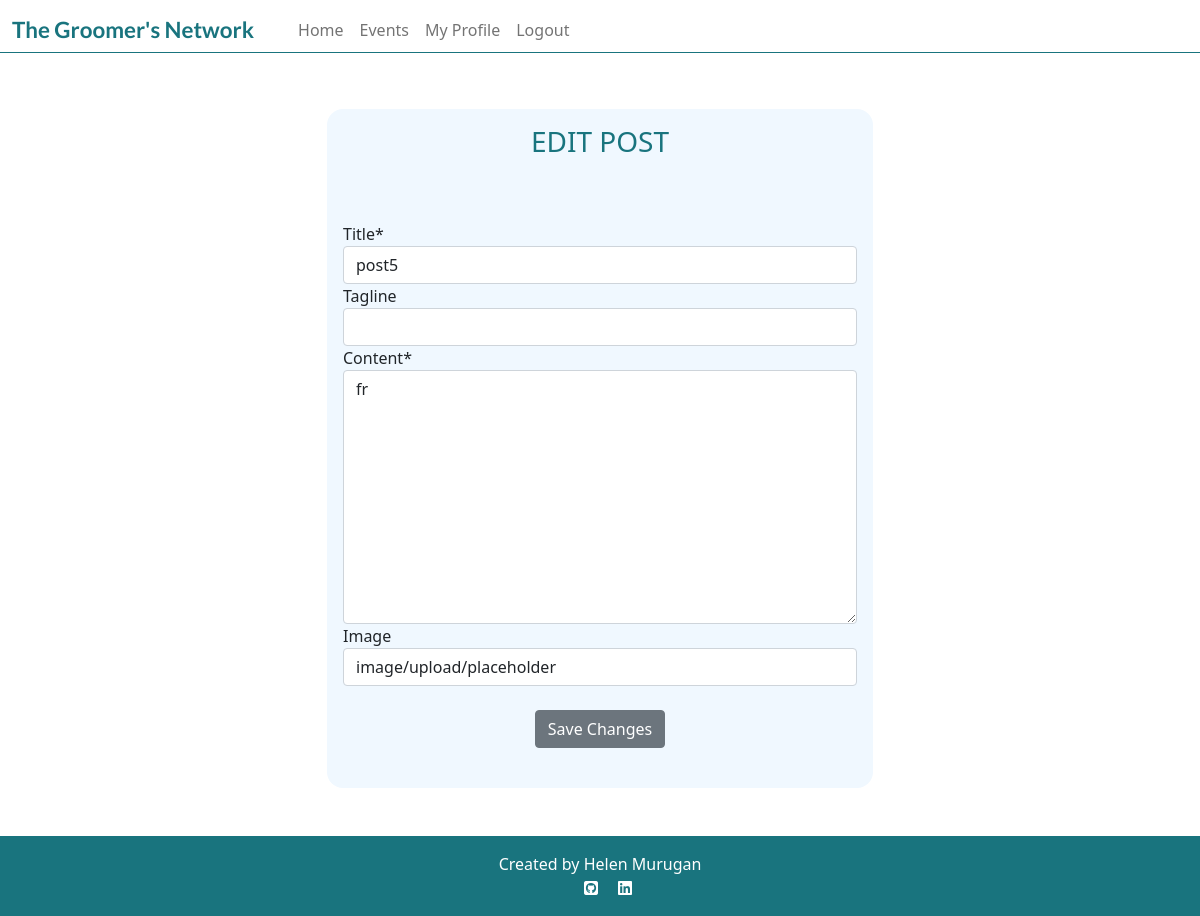
/posts/posts/update/post5-20240107192811 (signed in), run on the app's committed database.
### post/models.py (models this page shows, shortened)
class Post(models.Model):
    title = models.CharField(
        max_length=150,
        verbose_name="Title",
        )
    slug = models.SlugField(
        max_length=150,
        unique=True
        )
    author = models.ForeignKey(
        User,
        on_delete=models.CASCADE,
        related_name="post_posts"
    )
    content = models.TextField(
        blank=False,
        null=False,
    )
    featured_image = CloudinaryField(
        'image',
        default='placeholder',
        blank=True,
        null=True,
        )
    tagline = models.CharField(
        max_length=200,
        null=True,
        blank=True,
    )
    created_on = models.DateTimeField(
        auto_now_add=True
        )
    updated_on = models.DateTimeField(
        auto_now=True
        )
    likes = models.ManyToManyField(
        User,
        related_name='post_likes',
        blank=True,
        )
    class Meta:
        ordering = ["-created_on"]

### post/views.py (the view, shortened to what this page needs)
# urls.py: path("posts/update/<slug:slug>", views.PostUpdate.as_view(), name="post_update"),
class PostUpdate(SuccessMessageMixin, LoginRequiredMixin, UpdateView):
    model = Post
    form_class = PostForm
    template_name = "post_update.html"
    success_message = "Your post has been updated!"

### post/forms.py
class PostForm(forms.ModelForm):
    class Meta:
        model = Post
        fields = ('title', 'tagline', 'content', 'featured_image',)

### templates/post_update.html (shortened to what this page needs)
{% extends 'base.html' %}
{% load crispy_forms_tags %}
{% block content %}
<section>
    <div class="container my-5">
        <div class="row justify-content-center">
            <div class="col-md-8 col-lg-6">
                <div class="profile-card">
                    <div class="text-center">
                        <h3 class="card-body teal-text">EDIT POST</h3>
                    </div>
                    <div class=card-body>
                        <form method="post" enctype="multipart/form-data" class="mt-4">
                            {{ form | crispy }}
                            <div class="text-center">
                                <button type="submit" class="btn btn-secondary my-4">Save Changes</button>
                            </div>
                        </form>
                    </div>
                </div>
            </div>
        </div>
    </div>
</section>
{% endblock %}

### static/css/style.css (style rules this page uses)
.teal-text { color: #19747E }
.profile-card { background-color: aliceblue; border-radius: 1rem; }

### data on the page
Post: title "post5", content "fr", featured_image "image/upload/placeholder"
